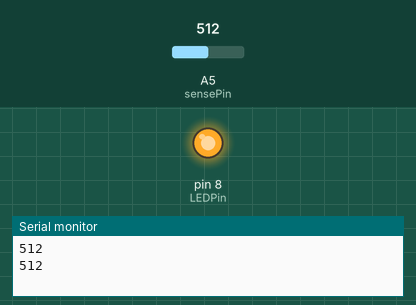
Simulated run of this sketch. Board: Arduino Uno, built with avr-gcc and run on an emulated ATmega328P. Parts: output pins drawn as LEDs (lit = HIGH), the last lines printed to the serial monitor. The test bench sets the inputs (shaded band); at power-on: A5 (sensePin) = 512.

Above: at 1.8 s.
1.9 s: A5 (sensePin) set to 487
At 2.3 s:
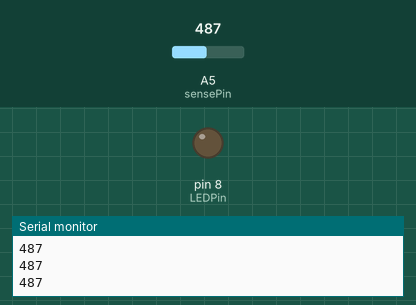
3.5 s: A5 (sensePin) set to 510
At 3.8 s:
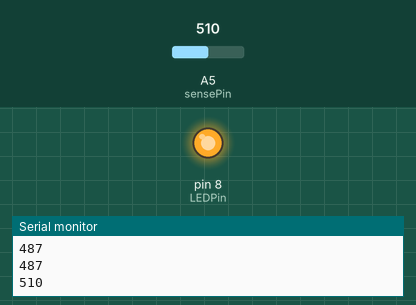
7.6 s: A5 (sensePin) set to 490
At 8.9 s:
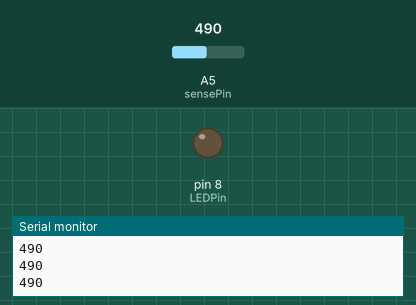
10.0 s: A5 (sensePin) set to 511
At 10.8 s:
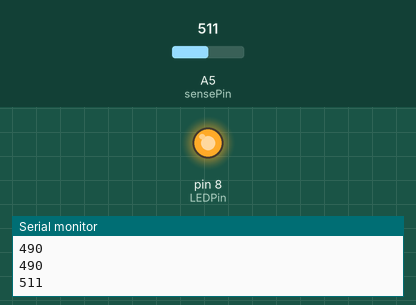
Timing chart, 0 to 13.0 s (numbered marks = the images above; inputs shaded):
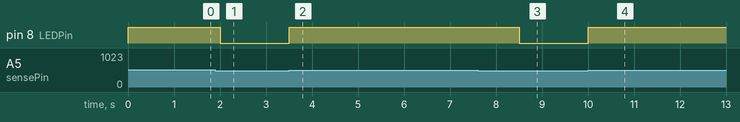

Measured:
- the behaviour switches between 501 and 500 on A5 (sensePin) (found by bisection; images 0 and 1)
- after the input at 1.9 s, pin 8 (LEDPin): HIGH → LOW after 0.10 s
- after the input at 3.5 s, pin 8 (LEDPin): LOW → HIGH at once
- after the input at 7.6 s, pin 8 (LEDPin): HIGH → LOW after 0.91 s
- after the input at 10.0 s, pin 8 (LEDPin): LOW → HIGH at once

The sketch:

Arduino_Demo_US.ino
```cpp
//defines the pin connections
int sensePin= 5;
int LEDPin= 8;

//defines normal and threshold voltage levels
int threshold= 500;

//sets GroundPin and LEDPin as output pins, with GroundPin being set to LOW
void setup()
{
Serial.begin(9600);

pinMode(LEDPin, OUTPUT);
}

//if the reading is higher than the threshold value, then the LED is turned on
void loop()
{
int reading= analogRead(sensePin);
Serial.println(reading);
if (reading > threshold)
{
digitalWrite(LEDPin, HIGH);
delay(1000);
digitalWrite(LEDPin, LOW);
}
}
```
